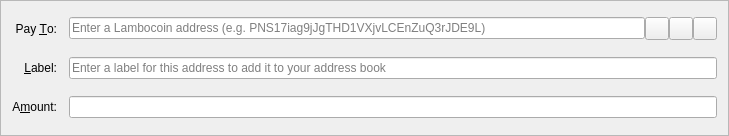
<?xml version="1.0" encoding="UTF-8"?>
<ui version="4.0">
 <class>SendCoinsEntry</class>
 <widget class="QFrame" name="SendCoinsEntry">
  <property name="geometry">
   <rect>
    <x>0</x>
    <y>0</y>
    <width>729</width>
    <height>136</height>
   </rect>
  </property>
  <property name="windowTitle">
   <string>Form</string>
  </property>
  <property name="frameShape">
   <enum>QFrame::StyledPanel</enum>
  </property>
  <property name="frameShadow">
   <enum>QFrame::Sunken</enum>
  </property>
  <layout class="QGridLayout" name="gridLayout">
   <property name="spacing">
    <number>12</number>
   </property>
   <item row="5" column="0">
    <widget class="QLabel" name="label">
     <property name="text">
      <string>A&amp;mount:</string>
     </property>
     <property name="alignment">
      <set>Qt::AlignRight|Qt::AlignTrailing|Qt::AlignVCenter</set>
     </property>
     <property name="buddy">
      <cstring>payAmount</cstring>
     </property>
    </widget>
   </item>
   <item row="3" column="0">
    <widget class="QLabel" name="label_2">
     <property name="text">
      <string>Pay &amp;To:</string>
     </property>
     <property name="alignment">
      <set>Qt::AlignRight|Qt::AlignTrailing|Qt::AlignVCenter</set>
     </property>
     <property name="buddy">
      <cstring>payTo</cstring>
     </property>
    </widget>
   </item>
   <item row="5" column="1">
    <widget class="BitcoinAmountField" name="payAmount"/>
   </item>
   <item row="4" column="1">
    <layout class="QHBoxLayout" name="horizontalLayout_2">
     <property name="spacing">
      <number>0</number>
     </property>
     <item>
      <widget class="QValidatedLineEdit" name="addAsLabel">
       <property name="enabled">
        <bool>true</bool>
       </property>
       <property name="toolTip">
        <string>Enter a label for this address to add it to your address book</string>
       </property>
       <property name="placeholderText">
        <string>Enter a label for this address to add it to your address book</string>
       </property>
      </widget>
     </item>
    </layout>
   </item>
   <item row="4" column="0">
    <widget class="QLabel" name="label_4">
     <property name="text">
      <string>&amp;Label:</string>
     </property>
     <property name="alignment">
      <set>Qt::AlignRight|Qt::AlignTrailing|Qt::AlignVCenter</set>
     </property>
     <property name="buddy">
      <cstring>addAsLabel</cstring>
     </property>
    </widget>
   </item>
   <item row="3" column="1">
    <layout class="QHBoxLayout" name="payToLayout">
     <property name="spacing">
      <number>0</number>
     </property>
     <item>
      <widget class="QValidatedLineEdit" name="payTo">
       <property name="toolTip">
        <string>The address to send the payment to</string>
       </property>
       <property name="maxLength">
        <number>34</number>
       </property>
       <property name="placeholderText">
        <string>Enter a Lambocoin address (e.g. PNS17iag9jJgTHD1VXjvLCEnZuQ3rJDE9L)</string>
       </property>
      </widget>
     </item>
     <item>
      <widget class="QToolButton" name="addressBookButton">
       <property name="toolTip">
        <string>Choose address from address book</string>
       </property>
       <property name="text">
        <string/>
       </property>
       <property name="icon">
        <iconset resource="../bitcoin.qrc">
         <normaloff>:/icons/address-book</normaloff>:/icons/address-book</iconset>
       </property>
       <property name="shortcut">
        <string>Alt+A</string>
       </property>
      </widget>
     </item>
     <item>
      <widget class="QToolButton" name="pasteButton">
       <property name="toolTip">
        <string>Paste address from clipboard</string>
       </property>
       <property name="text">
        <string/>
       </property>
       <property name="icon">
        <iconset resource="../bitcoin.qrc">
         <normaloff>:/icons/editpaste</normaloff>:/icons/editpaste</iconset>
       </property>
       <property name="shortcut">
        <string>Alt+P</string>
       </property>
      </widget>
     </item>
     <item>
      <widget class="QToolButton" name="deleteButton">
       <property name="toolTip">
        <string>Remove this recipient</string>
       </property>
       <property name="text">
        <string/>
       </property>
       <property name="icon">
        <iconset resource="../bitcoin.qrc">
         <normaloff>:/icons/remove</normaloff>:/icons/remove</iconset>
       </property>
      </widget>
     </item>
    </layout>
   </item>
  </layout>
 </widget>
 <customwidgets>
  <customwidget>
   <class>BitcoinAmountField</class>
   <extends>QLineEdit</extends>
   <header>bitcoinamountfield.h</header>
   <container>1</container>
  </customwidget>
  <customwidget>
   <class>QValidatedLineEdit</class>
   <extends>QLineEdit</extends>
   <header>qvalidatedlineedit.h</header>
  </customwidget>
 </customwidgets>
 <resources>
  <include location="../bitcoin.qrc"/>
 </resources>
 <connections/>
</ui>
